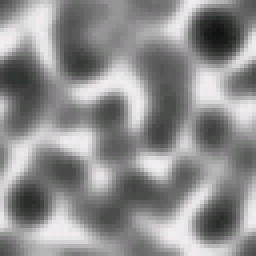
#> input picture texturen/02b66e6f8791be66_64x64.png, 64 x 64 px (shown 4 times larger); its folder holds only this picture in this run
$ python lightmap_hashes.py
#> lines starting #> are read from the running program, lines starting #| are printed output that depends on the picture
"""Ermittelt, welche Textur-Dumps LIGHTMAP-Atlanten sind (591).

Lightmaps sind eingebackene Beleuchtung (map\\*\\ltex\\*.dds). Fuer sie
sind Normalen-/ORM-Karten sinnfrei -- schlimmer: haengen sie auf
Stufe 0 (Schuessel-Fall, Handoff 590), bekam das Objekt die
Materialkarte seiner LIGHTMAP. Dieses Skript vergleicht alle Dumps
inhaltlich gegen alle Level-Lightmaps und schreibt die Trefferliste
nach mod_docu\\texturen\\lightmap_hashes.txt; orm_karten.py und
normalkarten.py schliessen diese Hashes aus, vorhandene Karten dazu
werden GELOESCHT.

Aufruf: lightmap_hashes.py
"""
import glob
import os

import numpy as np
from PIL import Image

SPIEL = os.path.normpath(os.path.join(
    os.path.dirname(os.path.abspath(__file__)), "..", ".."))
TEX = os.path.join(SPIEL, "mod_docu", "texturen")
LISTE = os.path.join(TEX, "lightmap_hashes.txt")

def klein(pfad):
#> called with pfad = 'texturen/02b66e6f8791be66_64x64.png'
    im = Image.open(pfad).convert("RGB").resize((32, 32))
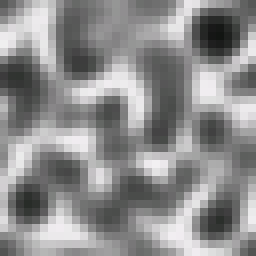
#> im: PIL image 32x32 RGB (shown 8 times larger); mean R, G, B 142.1, 141.8, 142.1
    return np.asarray(im, dtype=np.float32)

# Alle Level-Lightmaps einlesen (ltex-Ordner aller Karten).
lm = []
for p in glob.glob(os.path.join(SPIEL, "dat", "pak", "extracted",
                                "map", "*", "ltex", "*.dds")):
    try:
        lm.append((p, klein(p)))
    except Exception as e:
        print("UNLESBAR %s: %s" % (p, e))
print("%d Level-Lightmaps gelesen" % len(lm))

treffer = []
for d in sorted(glob.glob(os.path.join(TEX, "*.png"))):
    try:
        a = klein(d)
    except Exception:
        continue
    beste = 1e9
    wo = ""
    for p, b in lm:
        m = float(np.abs(a - b).mean())
        if m < beste:
            beste = m
            wo = p
#> after the loop, beste = 1e+09; wo = ''
    if beste < 5.0:
        name = os.path.basename(d).replace(".png", "")
        treffer.append((name, beste, os.path.relpath(wo, SPIEL)))
        print("LIGHTMAP: %s  (MAD %.2f, %s)" % (name, beste, treffer[-1][2]))

with open(LISTE, "w", encoding="utf-8") as f:
    f.write("# Dumps, die Level-Lightmaps sind (591); MAD-Schwelle 5.0\n")
    for name, m, wo in treffer:
        f.write("%s\t%.2f\t%s\n" % (name, m, wo))
print("%d Lightmap-Dumps -> %s" % (len(treffer), LISTE))

# Vorhandene Karten dieser Hashes loeschen.
n = 0
for name, _, _ in treffer:
    h = name.split("_")[0]
    for ordner in ("orm", "normal"):
        for k in glob.glob(os.path.join(TEX, ordner, h + "_*")):
            os.remove(k)
            n += 1
print("%d veraltete Karten geloescht" % n)

$ run again, on texturen/0e36d30afa54c530_64x64.png
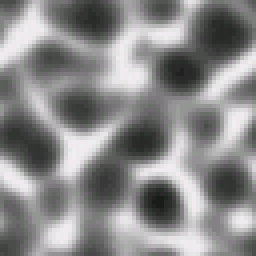
#> input picture texturen/0e36d30afa54c530_64x64.png, 64 x 64 px (shown 4 times larger)
#> in klein, `im = Image.open(pfad).convert("RGB").resize((32, 32))`:
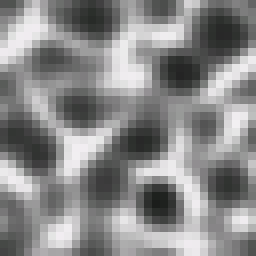
#> im: PIL image 32x32 RGB (shown 8 times larger); mean R, G, B 138, 137.9, 138
#> after the loop `for p, b in lm:`: beste = 1e+09; wo = ''

$ run again, on texturen/1024ba9e561928a2_512x512.png
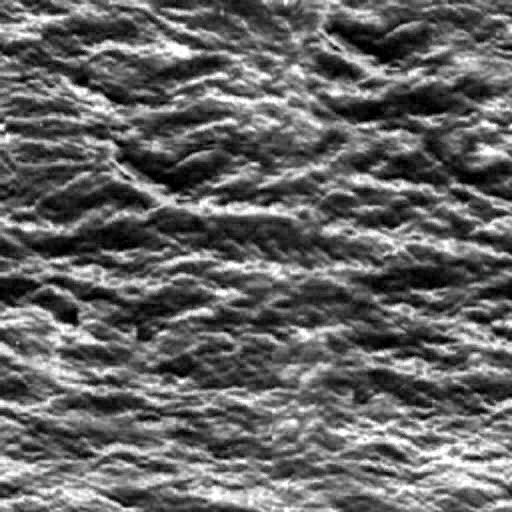
#> input picture texturen/1024ba9e561928a2_512x512.png, 512 x 512 px
#> in klein, `im = Image.open(pfad).convert("RGB").resize((32, 32))`:
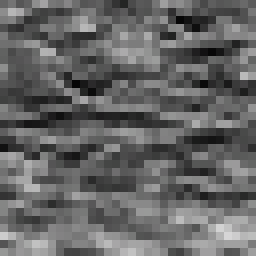
#> im: PIL image 32x32 RGB (shown 8 times larger); mean R, G, B 100.9, 100.9, 100.9
#> after the loop `for p, b in lm:`: beste = 1e+09; wo = ''

$ run again, on texturen/07bbffabe10d12f0_64x64.png
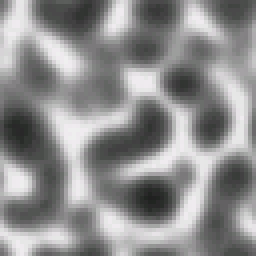
#> input picture texturen/07bbffabe10d12f0_64x64.png, 64 x 64 px (shown 4 times larger)
#> in klein, `im = Image.open(pfad).convert("RGB").resize((32, 32))`:
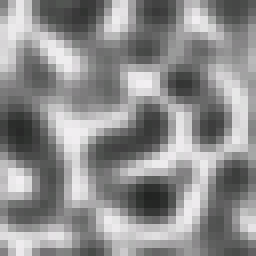
#> im: PIL image 32x32 RGB (shown 8 times larger); mean R, G, B 142.5, 142.3, 142.5
#> after the loop `for p, b in lm:`: beste = 1e+09; wo = ''
